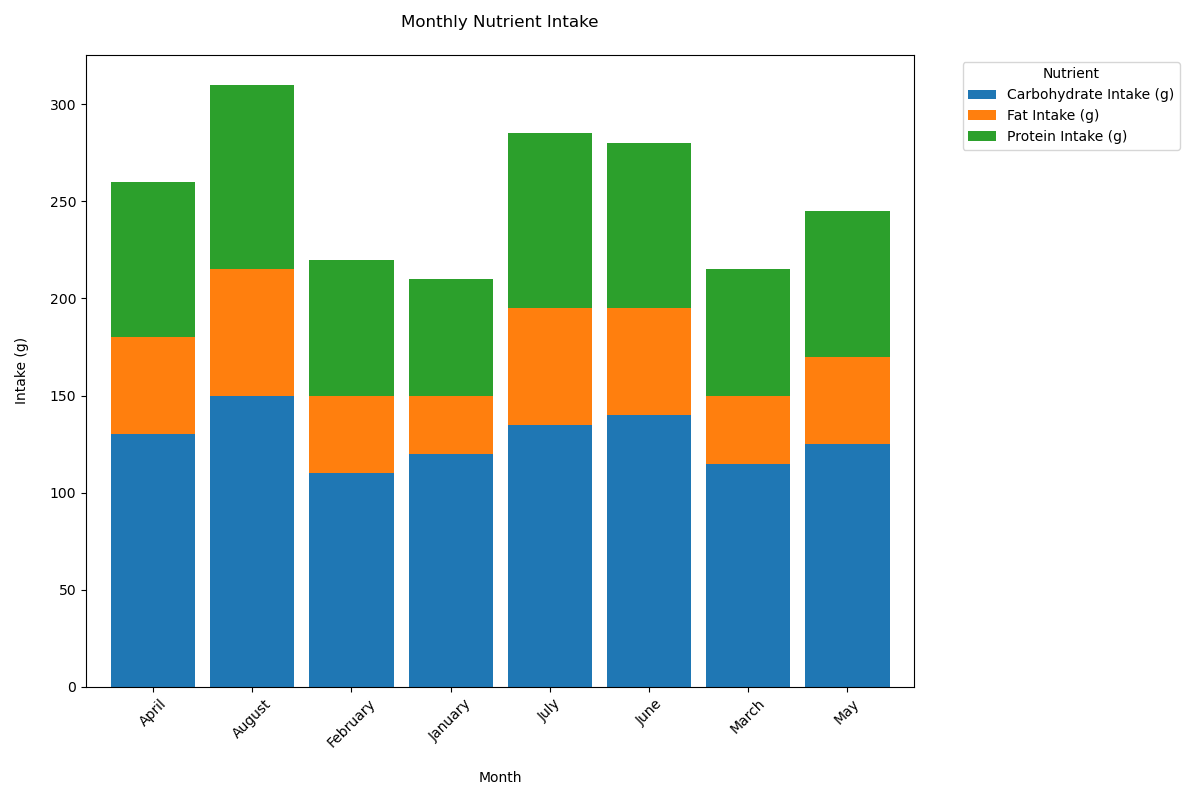

Python code for this plot:

import matplotlib.pyplot as plt
import pandas as pd
import seaborn as sns

data = [
    {'Month': 'January', 'Protein Intake (g)': '60', 'Carbohydrate Intake (g)': '120', 'Fat Intake (g)': '30'},
    {'Month': 'February', 'Protein Intake (g)': '70', 'Carbohydrate Intake (g)': '110', 'Fat Intake (g)': '40'},
    {'Month': 'March', 'Protein Intake (g)': '65', 'Carbohydrate Intake (g)': '115', 'Fat Intake (g)': '35'},
    {'Month': 'April', 'Protein Intake (g)': '80', 'Carbohydrate Intake (g)': '130', 'Fat Intake (g)': '50'},
    {'Month': 'May', 'Protein Intake (g)': '75', 'Carbohydrate Intake (g)': '125', 'Fat Intake (g)': '45'},
    {'Month': 'June', 'Protein Intake (g)': '85', 'Carbohydrate Intake (g)': '140', 'Fat Intake (g)': '55'},
    {'Month': 'July', 'Protein Intake (g)': '90', 'Carbohydrate Intake (g)': '135', 'Fat Intake (g)': '60'},
    {'Month': 'August', 'Protein Intake (g)': '95', 'Carbohydrate Intake (g)': '150', 'Fat Intake (g)': '65'}
]

df = pd.DataFrame(data)
for col in df.columns[1:]:
    df[col] = df[col].astype('float')

df_long = df.melt(id_vars='Month', var_name='Nutrient', value_name='Intake')

pivot_df = df_long.pivot(index='Month', columns='Nutrient', values='Intake')

colors = ['#1f77b4', '#ff7f0e', '#2ca02c']
pivot_df.plot(kind='bar', stacked=True, color=colors, figsize=(12, 8), width=0.85)

plt.title('Monthly Nutrient Intake', pad=20)
plt.xlabel('Month', labelpad=15)
plt.ylabel('Intake (g)', labelpad=15)
plt.legend(title='Nutrient', bbox_to_anchor=(1.05, 1), loc='upper left')
plt.xticks(rotation=45)
plt.tight_layout()

plt.show()
